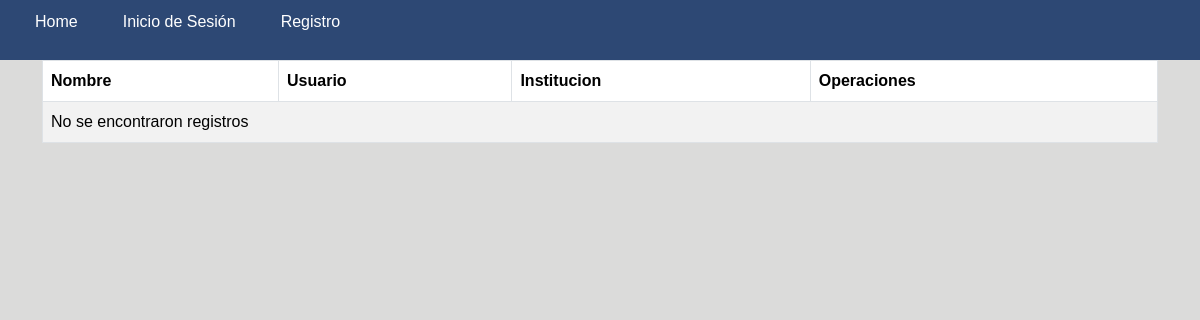
Page /Vista/ListaCoach.php on the earlier database version.
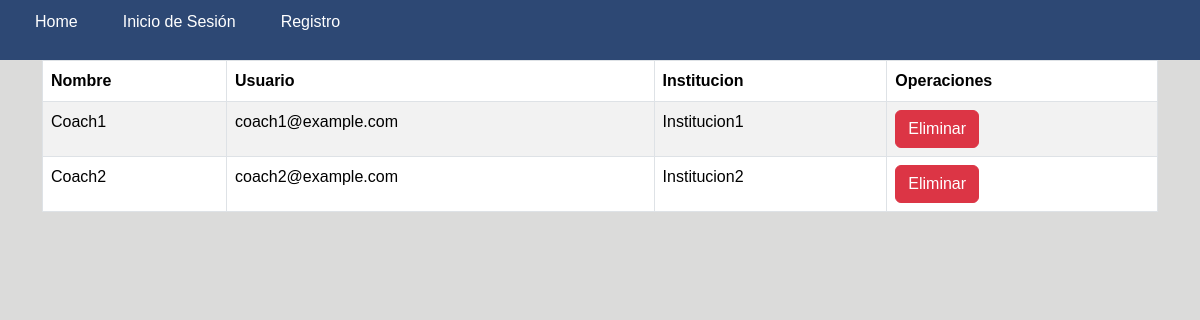
Same page on the later database version.
### tables this page shows
create table
    Coach (
        IdC int auto_increment,
        NombreC varchar(25) not null,
        CorreoC varchar(25) not null,
        Institucion varchar(25) not null,
        idTipo char(2) not null,
        PassCo varchar (25) not null,
        primary key (idC),
        foreign key (idTipo) references Tipo (id),
        foreign key (Institucion) references Instituciones (NombreI)
    );

### datos/conexion.php (called while the page is built)
<?php
class Conexion
{
    private static $servidor = 'localhost' ;
    private static $db = 'Coding' ;
    private static $usuario = 'root';
    private static $password = 'root';
    private static $puerto = '3306';
    private static $conexion  = null;
    public static function conectar()
    {
        if (self::$conexion==null)
        {
            try
            {
                self::$conexion =  new PDO( "mysql:host=".self::$servidor.";port=".self::$puerto.";dbname=".self::$db, self::$usuario, self::$password);
                self::$conexion->setAttribute(PDO::ATTR_ERRMODE, PDO::ERRMODE_EXCEPTION);
            }
            catch(PDOException $e)
            {
                exit($e->getMessage());
            }
        }
        return self::$conexion;
    }
    public static function desconectar()
    {
        self::$conexion = null;
    }
}
?>

### datos/daoCoach.php (called while the page is built, shortened)
<?php
require_once('conexion.php');
class DAOCoach
{
    private $conexion;
    private function conectar()
    {
        try {
            $this->conexion = Conexion::conectar();
        } catch (Exception $e) {
            die($e->getMessage());
        }
    }
    public function obtenerTodos()
    {
        try {
            $lista = array();
            $sentenciaSQL = $this->conexion->prepare("SELECT * FROM Coach");
            $sentenciaSQL->execute();
            $resultado = $sentenciaSQL->fetchAll(PDO::FETCH_OBJ);
            foreach ($resultado as $row) {
                $obj = new Coach();
                $obj->IdC = $row->IdC;
                $obj->NombreC = $row->NombreC;
                $obj->CorreoC = $row->CorreoC;
                $obj->Institucion = $row->Institucion;
                $obj->idTipo = $row->idTipo;
                $obj->PassCo = $row->PassCo;
                $lista[] = $obj;
            }
            return $lista;
        } catch (PDOException $e) {
            return null;
        } finally {
            Conexion::desconectar();
        }
    }
}

### Vista/ListaCoach.php (the view, shortened to what this page needs)
<!DOCTYPE html>
<html lang="en">
<head>
    <link rel="stylesheet" href="css/bootstrap.min.css">
    <link rel="stylesheet" href="../dt/DataTables-1.13.6/css/dataTables.bootstrap5.min.css">
    <link rel="stylesheet" href="../dt/Buttons-2.4.2/css/buttons.bootstrap5.min.css">
</head>
<body>
    <?php
    require('../Principal/menu.php');
    require('../datos/daoCoach.php');
    $daoCoach = new DAOCoach();
    $equipos = $daoCoach->obtenerTodos();
    ?>
    <div class="container">
        <table id="lista" class="table table-striped table-bordered">
            <thead>
                <tr>
                    <th>Nombre</th>
                    <th>Usuario</th>
                    <th>Institucion</th>
                    <th>Operaciones</th>
                </tr>
            </thead>
            <tbody>
                <?php
            if ($equipos) {
                foreach ($equipos as $coachItem) {
                    echo "<tr>",
                    "<td>" . $coachItem->NombreC . "</td>",
                    "<td>" . $coachItem->CorreoC . "</td>",
                    "<td>" . $coachItem->Institucion . "</td>",
                    "<td>",
                    "<button class='btn btn-danger btn-eliminar' data-idC='{$coachItem->IdC}' data-usuario='{$coachItem->NombreC}'>Eliminar</button>",
                    "</td>",
                    "</tr>";
                }
            } else {
                echo "<tr><td colspan='4'>No se encontraron registros</td></tr>";
            }
            ?>
            </tbody>
        </table>
    </div>
</body>
</html>

Differences in the rows shown:
added coach: NombreC "Coach1", CorreoC "coach1@example.com", Institucion "Institucion1"
added coach: NombreC "Coach2", CorreoC "coach2@example.com", Institucion "Institucion2"
Other differences:
text no longer shown: "No se encontraron registros"
